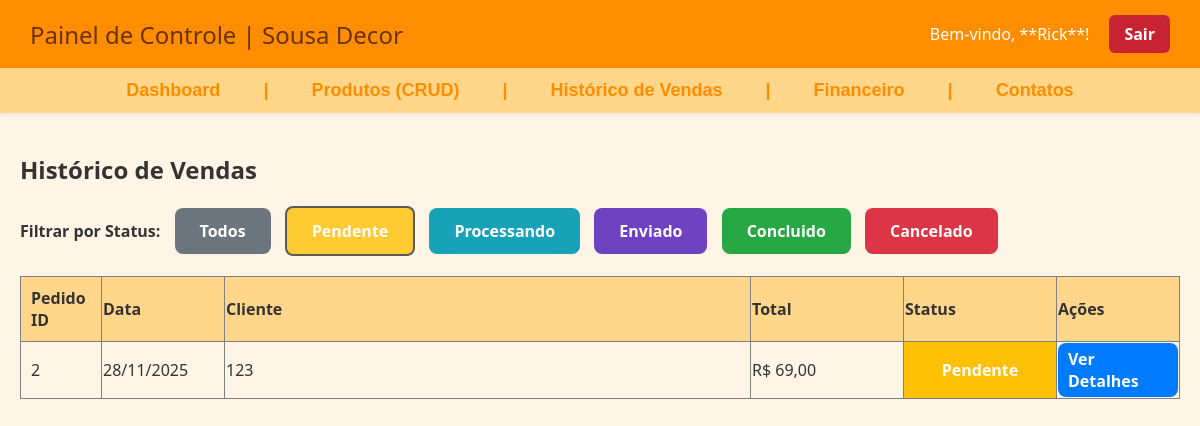
The app's page /ParteDePauloeGui/index.php?pg=vendas_historico&status=pendente (signed in) with its own data.
### tables this page shows
CREATE TABLE `vendas` (
  `id` int(11) NOT NULL,
  `nome_do_cliente` varchar(300) NOT NULL,
  `data` varchar(30) NOT NULL,
  `preco` varchar(50) NOT NULL,
  `nome_do_produto` varchar(100) NOT NULL,
  `status` enum('pendente','processando','enviado','concluido','cancelado') DEFAULT 'pendente'
);

### ParteDePauloeGui/historico_vendas.php (the view, shortened to what this page needs)
<?php
$status_cores = [
    'pendente'      => '#ffc107',
    'processando'   => '#17a2b8',
    'enviado'       => '#6f42c1',
    'concluido'     => '#28a745',
    'cancelado'     => '#dc3545'
];
$filtro = $_GET['status'] ?? 'todos';
$sql_base = "SELECT id, data, nome_do_cliente, preco, status FROM vendas";
$sql = $sql_base;
$where_clause = "";
$bind_types = "";
$bind_params = [];
if ($filtro != 'todos') {
    $where_clause = " WHERE status = ?";
    $bind_types = "s";
    $bind_params[] = $filtro;
}
$sql .= $where_clause . " ORDER BY data DESC";
$stmt = mysqli_prepare($conexao, $sql);
if ($filtro != 'todos') {
    mysqli_stmt_bind_param($stmt, $bind_types, ...$bind_params);
}
mysqli_stmt_execute($stmt);
$resultado = mysqli_stmt_get_result($stmt);
?>
<div style="max-width: 1200px; margin: 0 auto; padding: 20px;">
    <h2>Histórico de Vendas</h2>
    <div style="margin-bottom: 20px;">
        <span style="font-weight: bold; margin-right: 10px;">Filtrar por Status:</span>
        <a href="index.php?pg=vendas_historico&status=todos" class="botao <?php echo $filtro == 'todos' ? 'ativo' : ''; ?>" style="background-color: #6c757d; margin-right: 10px;">Todos</a>
        <?php foreach ($status_cores as $status => $cor): ?>
            <a href="index.php?pg=vendas_historico&status=<?php echo $status; ?>" class="botao <?php echo $filtro == $status ? 'ativo' : ''; ?>"
                style="background-color: <?php echo $cor; ?>; margin-right: 10px;">
                <?php echo ucfirst($status); ?>
            </a>
        <?php endforeach; ?>
    </div>
    <table border="1" style="width: 100%; border-collapse: collapse; text-align: left;">
        <thead>
            <tr style='background-color: #ffd68a;'>
                <th style='padding: 10px; width: 60px;'>Pedido ID</th>
                <th style='width: 120px;'>Data</th>
                <th>Cliente</th>
                <th style='width: 150px;'>Total</th>
                <th style='width: 150px;'>Status</th>
                <th style='width: 120px;'>Ações</th>
            </tr>
        </thead>
        <tbody>
            <?php
            if (mysqli_num_rows($resultado) > 0) {
                while ($dados = mysqli_fetch_array($resultado)) {
                    $cor_status = $status_cores[$dados['status']] ?? 'black';
                    $data_formatada = date('d/m/Y', strtotime($dados['data']));
                    echo "<tr>";
                    echo "<td style='padding: 10px;'>$dados[id]</td>";
                    echo "<td>$data_formatada</td>";
                    echo "<td>" . htmlspecialchars($dados['nome_do_cliente']) . "</td>";
                    echo "<td>R$ " . number_format($dados['preco'], 2, ',', '.') . "</td>";
                    echo "<td style='color: white; background-color: $cor_status; font-weight: bold; text-align: center;'>" . ucfirst($dados['status']) . "</td>";
                    echo "<td>";
                    echo "<a href='index.php?pg=detalhes_pedido&id=$dados[id]' class='botao' style='padding: 5px 10px; background-color: #007bff;'>Ver Detalhes</a>";
                    echo "</td>";
                    echo "</tr>";
                }
            } else {
                echo "<tr><td colspan='6' style='padding: 15px; text-align: center;'>Nenhuma venda encontrada com o filtro **" . strtoupper($filtro) . "**</td></tr>";
            }
            ?>
        </tbody>
    </table>
</div>

### ParteDeRick/style.css (style rules this page uses)
body { margin: 0; padding: 0; background-color: rgb(255, 245, 230); font-family: 'Lucida Sans', 'Lucida Sans Regular', 'Lucida Grande', 'Lucida Sans Unicode', Geneva, Verdana, sans-serif; }
a { text-decoration: none; color: inherit; }
a.botao { background-color: #ff8d00; color: white; text-decoration: none; padding: 12px 25px; border-radius: 8px; font-weight: bold; transition: background-color 0.3s ease; z-index: 99; position: relative; }
html, body { height: 100%; }
body { margin: 0; padding: 0; background-color: rgb(255, 245, 230); font-family: 'Lucida Sans', 'Lucida Sans Regular', 'Lucida Grande', 'Lucida Sans Unicode', Geneva, Verdana, sans-serif; display: flex; flex-direction: column; }

### ParteDePauloeGui/Admin.css (style rules this page uses)
body { margin: 0; padding: 0; font-family: 'Segoe UI', Tahoma, Geneva, Verdana, sans-serif; background-color: rgb(255, 245, 230); color: #333; }
.botao { display: inline-block; padding: 12px 22px; font-size: 16px; border-radius: 6px; cursor: pointer; border: none; text-decoration: none; font-weight: bold; transition: 0.3s; }

### ParteDePauloeGui/historico_vendas.php (style rules this page uses)
.botao.ativo { opacity: 0.8; border: 2px solid #333; }

### records on screen
vendas: id "2", data "28/11/2025", nome_do_cliente "123", preco "69,00", status "Pendente"

### other values on screen
$nome_vendedor "Rick"
$status "Pendente"
$status "Processando"
$status "Enviado"
$status "Concluido"
$status "Cancelado"
